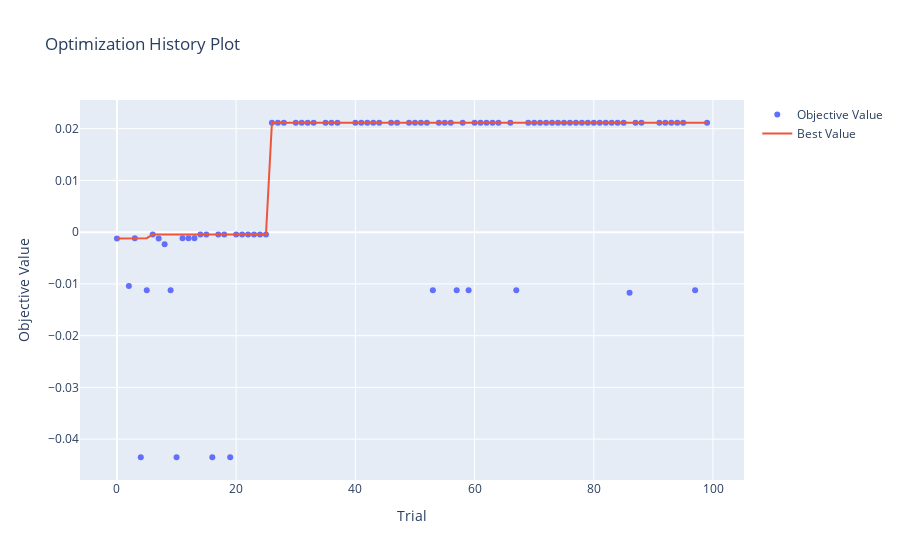
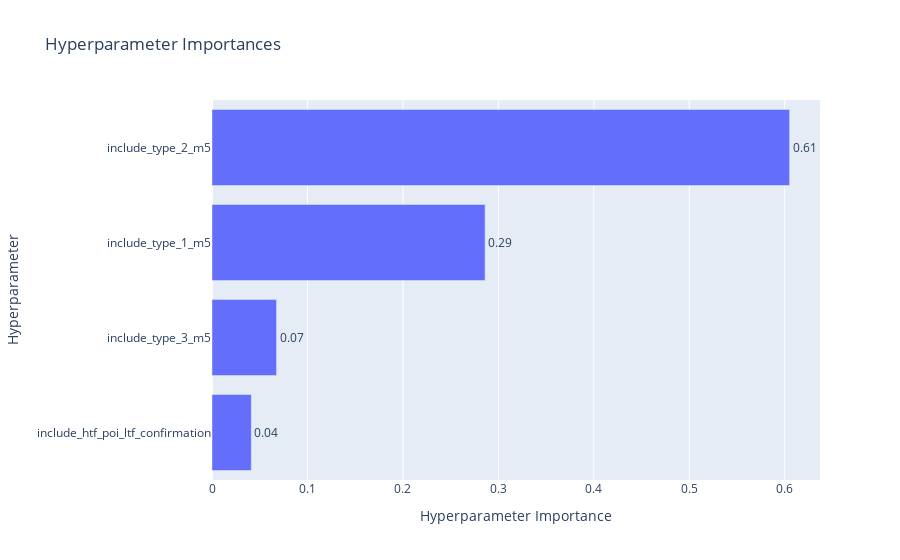
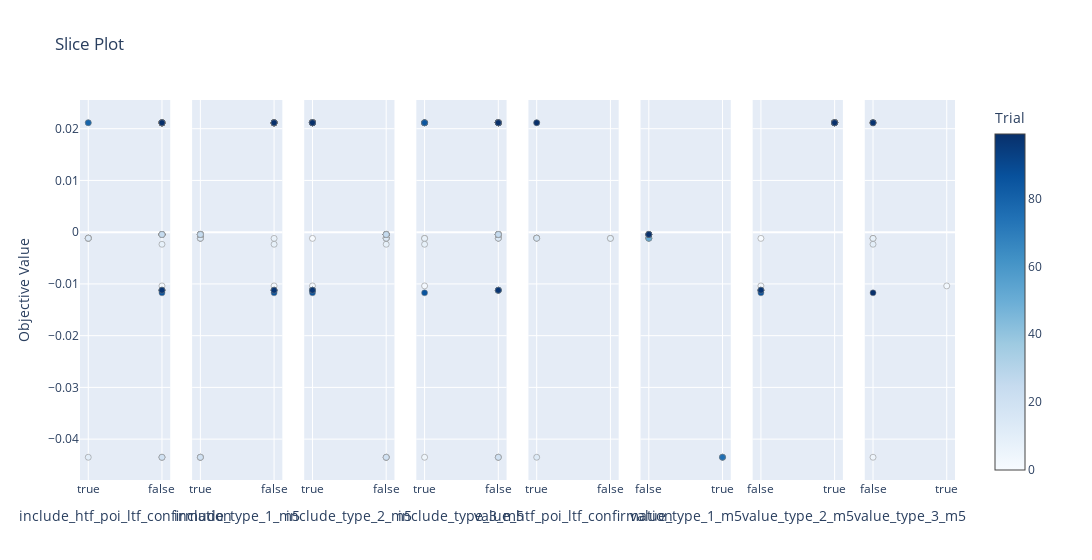

Here is the notebook cell these charts were saved with, in order:
### Code cell
# visualize stuff
import optuna
import plotly
from optuna.visualization import plot_optimization_history
from optuna.visualization import plot_slice
from optuna.visualization import plot_param_importances

# disable optuna warnings
optuna.logging.set_verbosity(optuna.logging.ERROR)

plot_optimization_history(study).show()
plot_param_importances(study).show()
plot_slice(study).show()

### Figure 1 — Plotly figure (JSON) as saved in the notebook; plotly's stock layout.template omitted (floating-point values rounded to 4 significant figures)
{"data": [{"mode": "markers", "name": "Objective Value", "type": "scatter", "x": [0, 1, 2, 3, 4, 5, 6, 7, 8, 9, 10, 11, 12, 13, 14, 15, 16, 17, 18, 19, 20, 21, 22, 23, 24, 25, 26, 27, 28, 29, 30, 31, 32, 33, 34, 35, 36, 37, 38, 39, 40, 41, 42, 43, 44, 45, 46, 47, 48, 49, 50, 51, 52, 53, 54, 55, 56, 57, 58, 59, 60, 61, 62, 63, 64, 65, 66, 67, 68, 69, 70, 71, 72, 73, 74, 75, 76, 77, 78, 79, 80, 81, 82, 83, 84, 85, 86, 87, 88, 89, 90, 91, 92, 93, 94, 95, 96, 97, 98, 99], "y": [-0.0012, null, -0.01038, -0.00115, -0.0435, -0.01123, -0.0004444, -0.0012, -0.002336, -0.01123, -0.0435, -0.00115, -0.00115, -0.00115, -0.0004444, -0.0004444, -0.0435, -0.0004444, -0.0004444, -0.0435, -0.0004444, -0.0004444, -0.0004444, -0.0004444, -0.0004444, -0.0004444, 0.02115, 0.02115, 0.02115, null, 0.02115, 0.02115, 0.02115, 0.02115, null, 0.02115, 0.02115, 0.02115, null, null, 0.02115, 0.02115, 0.02115, 0.02115, 0.02115, null, 0.02115, 0.02115, null, 0.02115, 0.02115, 0.02115, 0.02115, -0.01123, 0.02115, 0.02115, 0.02115, -0.01123, 0.02115, -0.01123, 0.02115, 0.02115, 0.02115, 0.02115, 0.02115, null, 0.02115, -0.01123, null, 0.02115, 0.02115, 0.02115, 0.02115, 0.02115, 0.02115, 0.02115, 0.02115, 0.02115, 0.02115, 0.02115, 0.02115, 0.02115, 0.02115, 0.02115, 0.02115, 0.02115, -0.01173, 0.02115, 0.02115, null, null, 0.02115, 0.02115, 0.02115, 0.02115, 0.02115, null, -0.01123, null, 0.02115]}, {"mode": "lines", "name": "Best Value", "type": "scatter", "x": [0, 1, 2, 3, 4, 5, 6, 7, 8, 9, 10, 11, 12, 13, 14, 15, 16, 17, 18, 19, 20, 21, 22, 23, 24, 25, 26, 27, 28, 29, 30, 31, 32, 33, 34, 35, 36, 37, 38, 39, 40, 41, 42, 43, 44, 45, 46, 47, 48, 49, 50, 51, 52, 53, 54, 55, 56, 57, 58, 59, 60, 61, 62, 63, 64, 65, 66, 67, 68, 69, 70, 71, 72, 73, 74, 75, 76, 77, 78, 79, 80, 81, 82, 83, 84, 85, 86, 87, 88, 89, 90, 91, 92, 93, 94, 95, 96, 97, 98, 99], "y": [-0.0012, -0.0012, -0.0012, -0.00115, -0.00115, -0.00115, -0.0004444, -0.0004444, -0.0004444, -0.0004444, -0.0004444, -0.0004444, -0.0004444, -0.0004444, -0.0004444, -0.0004444, -0.0004444, -0.0004444, -0.0004444, -0.0004444, -0.0004444, -0.0004444, -0.0004444, -0.0004444, -0.0004444, -0.0004444, 0.02115, 0.02115, 0.02115, 0.02115, 0.02115, 0.02115, 0.02115, 0.02115, 0.02115, 0.02115, 0.02115, 0.02115, 0.02115, 0.02115, 0.02115, 0.02115, 0.02115, 0.02115, 0.02115, 0.02115, 0.02115, 0.02115, 0.02115, 0.02115, 0.02115, 0.02115, 0.02115, 0.02115, 0.02115, 0.02115, 0.02115, 0.02115, 0.02115, 0.02115, 0.02115, 0.02115, 0.02115, 0.02115, 0.02115, 0.02115, 0.02115, 0.02115, 0.02115, 0.02115, 0.02115, 0.02115, 0.02115, 0.02115, 0.02115, 0.02115, 0.02115, 0.02115, 0.02115, 0.02115, 0.02115, 0.02115, 0.02115, 0.02115, 0.02115, 0.02115, 0.02115, 0.02115, 0.02115, 0.02115, 0.02115, 0.02115, 0.02115, 0.02115, 0.02115, 0.02115, 0.02115, 0.02115, 0.02115, 0.02115]}, {"marker": {"color": "#cccccc"}, "mode": "markers", "name": "Infeasible Trial", "showlegend": false, "type": "scatter", "x": [], "y": []}], "layout": {"title": {"text": "Optimization History Plot"}, "xaxis": {"title": {"text": "Trial"}}, "yaxis": {"title": {"text": "Objective Value"}}}}

### Figure 2 — Plotly figure (JSON) as saved in the notebook; plotly's stock layout.template omitted (floating-point values rounded to 4 significant figures)
{"data": [{"cliponaxis": false, "hovertemplate": ["include_htf_poi_ltf_confirmation (CategoricalDistribution): 0.041160764087399764<extra></extra>", "include_type_3_m5 (CategoricalDistribution): 0.06763450589563728<extra></extra>", "include_type_1_m5 (CategoricalDistribution): 0.2861001417479863<extra></extra>", "include_type_2_m5 (CategoricalDistribution): 0.6051045882689766<extra></extra>"], "name": "Objective Value", "orientation": "h", "text": ["0.04", "0.07", "0.29", "0.61"], "textposition": "outside", "type": "bar", "x": [0.04116, 0.06763, 0.2861, 0.6051], "y": ["include_htf_poi_ltf_confirmation", "include_type_3_m5", "include_type_1_m5", "include_type_2_m5"]}], "layout": {"title": {"text": "Hyperparameter Importances"}, "xaxis": {"title": {"text": "Hyperparameter Importance"}}, "yaxis": {"title": {"text": "Hyperparameter"}}}}

### Figure 3 — Plotly figure (JSON) as saved in the notebook; plotly's stock layout.template omitted (floating-point values rounded to 4 significant figures)
{"data": [{"marker": {"color": [0, 2, 3, 4, 5, 6, 7, 8, 9, 10, 11, 12, 13, 14, 15, 16, 17, 18, 19, 20, 21, 22, 23, 24, 25, 26, 27, 28, 30, 31, 32, 33, 35, 36, 37, 40, 41, 42, 43, 44, 46, 47, 49, 50, 51, 52, 53, 54, 55, 56, 57, 58, 59, 60, 61, 62, 63, 64, 66, 67, 69, 70, 71, 72, 73, 74, 75, 76, 77, 78, 79, 80, 81, 82, 83, 84, 85, 86, 87, 88, 91, 92, 93, 94, 95, 97, 99], "colorbar": {"title": {"text": "Trial"}, "x": 1, "xpad": 40}, "colorscale": [[0, "rgb(247,251,255)"], [0.125, "rgb(222,235,247)"], [0.25, "rgb(198,219,239)"], [0.375, "rgb(158,202,225)"], [0.5, "rgb(107,174,214)"], [0.625, "rgb(66,146,198)"], [0.75, "rgb(33,113,181)"], [0.875, "rgb(8,81,156)"], [1, "rgb(8,48,107)"]], "line": {"color": "Grey", "width": 0.5}, "showscale": true}, "mode": "markers", "name": "Feasible Trial", "showlegend": false, "type": "scatter", "x": [true, false, true, false, false, false, true, false, false, true, true, true, true, false, false, false, false, false, false, false, false, false, false, false, false, false, false, false, false, false, false, false, false, false, false, false, false, false, false, false, false, false, false, false, false, false, false, false, false, true, false, false, false, false, false, false, false, false, false, false, false, false, false, false, false, false, false, false, false, false, true, false, false, false, false, false, false, false, false, false, false, false, false, false, false, false, false], "xaxis": "x", "y": [-0.0012, -0.01038, -0.00115, -0.0435, -0.01123, -0.0004444, -0.0012, -0.002336, -0.01123, -0.0435, -0.00115, -0.00115, -0.00115, -0.0004444, -0.0004444, -0.0435, -0.0004444, -0.0004444, -0.0435, -0.0004444, -0.0004444, -0.0004444, -0.0004444, -0.0004444, -0.0004444, 0.02115, 0.02115, 0.02115, 0.02115, 0.02115, 0.02115, 0.02115, 0.02115, 0.02115, 0.02115, 0.02115, 0.02115, 0.02115, 0.02115, 0.02115, 0.02115, 0.02115, 0.02115, 0.02115, 0.02115, 0.02115, -0.01123, 0.02115, 0.02115, 0.02115, -0.01123, 0.02115, -0.01123, 0.02115, 0.02115, 0.02115, 0.02115, 0.02115, 0.02115, -0.01123, 0.02115, 0.02115, 0.02115, 0.02115, 0.02115, 0.02115, 0.02115, 0.02115, 0.02115, 0.02115, 0.02115, 0.02115, 0.02115, 0.02115, 0.02115, 0.02115, 0.02115, -0.01173, 0.02115, 0.02115, 0.02115, 0.02115, 0.02115, 0.02115, 0.02115, -0.01123, 0.02115], "yaxis": "y"}, {"marker": {"color": [0, 2, 3, 4, 5, 6, 7, 8, 9, 10, 11, 12, 13, 14, 15, 16, 17, 18, 19, 20, 21, 22, 23, 24, 25, 26, 27, 28, 30, 31, 32, 33, 35, 36, 37, 40, 41, 42, 43, 44, 46, 47, 49, 50, 51, 52, 53, 54, 55, 56, 57, 58, 59, 60, 61, 62, 63, 64, 66, 67, 69, 70, 71, 72, 73, 74, 75, 76, 77, 78, 79, 80, 81, 82, 83, 84, 85, 86, 87, 88, 91, 92, 93, 94, 95, 97, 99], "colorbar": {"title": {"text": "Trial"}, "x": 1, "xpad": 40}, "colorscale": [[0, "rgb(247,251,255)"], [0.125, "rgb(222,235,247)"], [0.25, "rgb(198,219,239)"], [0.375, "rgb(158,202,225)"], [0.5, "rgb(107,174,214)"], [0.625, "rgb(66,146,198)"], [0.75, "rgb(33,113,181)"], [0.875, "rgb(8,81,156)"], [1, "rgb(8,48,107)"]], "line": {"color": "Grey", "width": 0.5}, "showscale": false}, "mode": "markers", "name": "Feasible Trial", "showlegend": false, "type": "scatter", "x": [true, false, true, true, false, true, false, false, false, true, true, true, true, true, true, true, true, true, true, true, true, true, true, true, true, false, false, false, false, false, false, false, false, false, false, false, false, false, false, false, false, false, false, false, false, false, false, false, false, false, false, false, false, false, false, false, false, false, false, false, false, false, false, false, false, false, false, false, false, false, false, false, false, false, false, false, false, false, false, false, false, false, false, false, false, false, false], "xaxis": "x2", "y": [-0.0012, -0.01038, -0.00115, -0.0435, -0.01123, -0.0004444, -0.0012, -0.002336, -0.01123, -0.0435, -0.00115, -0.00115, -0.00115, -0.0004444, -0.0004444, -0.0435, -0.0004444, -0.0004444, -0.0435, -0.0004444, -0.0004444, -0.0004444, -0.0004444, -0.0004444, -0.0004444, 0.02115, 0.02115, 0.02115, 0.02115, 0.02115, 0.02115, 0.02115, 0.02115, 0.02115, 0.02115, 0.02115, 0.02115, 0.02115, 0.02115, 0.02115, 0.02115, 0.02115, 0.02115, 0.02115, 0.02115, 0.02115, -0.01123, 0.02115, 0.02115, 0.02115, -0.01123, 0.02115, -0.01123, 0.02115, 0.02115, 0.02115, 0.02115, 0.02115, 0.02115, -0.01123, 0.02115, 0.02115, 0.02115, 0.02115, 0.02115, 0.02115, 0.02115, 0.02115, 0.02115, 0.02115, 0.02115, 0.02115, 0.02115, 0.02115, 0.02115, 0.02115, 0.02115, -0.01173, 0.02115, 0.02115, 0.02115, 0.02115, 0.02115, 0.02115, 0.02115, -0.01123, 0.02115], "yaxis": "y2"}, {"marker": {"color": [0, 2, 3, 4, 5, 6, 7, 8, 9, 10, 11, 12, 13, 14, 15, 16, 17, 18, 19, 20, 21, 22, 23, 24, 25, 26, 27, 28, 30, 31, 32, 33, 35, 36, 37, 40, 41, 42, 43, 44, 46, 47, 49, 50, 51, 52, 53, 54, 55, 56, 57, 58, 59, 60, 61, 62, 63, 64, 66, 67, 69, 70, 71, 72, 73, 74, 75, 76, 77, 78, 79, 80, 81, 82, 83, 84, 85, 86, 87, 88, 91, 92, 93, 94, 95, 97, 99], "colorbar": {"title": {"text": "Trial"}, "x": 1, "xpad": 40}, "colorscale": [[0, "rgb(247,251,255)"], [0.125, "rgb(222,235,247)"], [0.25, "rgb(198,219,239)"], [0.375, "rgb(158,202,225)"], [0.5, "rgb(107,174,214)"], [0.625, "rgb(66,146,198)"], [0.75, "rgb(33,113,181)"], [0.875, "rgb(8,81,156)"], [1, "rgb(8,48,107)"]], "line": {"color": "Grey", "width": 0.5}, "showscale": false}, "mode": "markers", "name": "Feasible Trial", "showlegend": false, "type": "scatter", "x": [true, true, false, false, true, false, false, false, true, false, false, false, false, false, false, false, false, false, false, false, false, false, false, false, false, true, true, true, true, true, true, true, true, true, true, true, true, true, true, true, true, true, true, true, true, true, true, true, true, true, true, true, true, true, true, true, true, true, true, true, true, true, true, true, true, true, true, true, true, true, true, true, true, true, true, true, true, true, true, true, true, true, true, true, true, true, true], "xaxis": "x3", "y": [-0.0012, -0.01038, -0.00115, -0.0435, -0.01123, -0.0004444, -0.0012, -0.002336, -0.01123, -0.0435, -0.00115, -0.00115, -0.00115, -0.0004444, -0.0004444, -0.0435, -0.0004444, -0.0004444, -0.0435, -0.0004444, -0.0004444, -0.0004444, -0.0004444, -0.0004444, -0.0004444, 0.02115, 0.02115, 0.02115, 0.02115, 0.02115, 0.02115, 0.02115, 0.02115, 0.02115, 0.02115, 0.02115, 0.02115, 0.02115, 0.02115, 0.02115, 0.02115, 0.02115, 0.02115, 0.02115, 0.02115, 0.02115, -0.01123, 0.02115, 0.02115, 0.02115, -0.01123, 0.02115, -0.01123, 0.02115, 0.02115, 0.02115, 0.02115, 0.02115, 0.02115, -0.01123, 0.02115, 0.02115, 0.02115, 0.02115, 0.02115, 0.02115, 0.02115, 0.02115, 0.02115, 0.02115, 0.02115, 0.02115, 0.02115, 0.02115, 0.02115, 0.02115, 0.02115, -0.01173, 0.02115, 0.02115, 0.02115, 0.02115, 0.02115, 0.02115, 0.02115, -0.01123, 0.02115], "yaxis": "y3"}, {"marker": {"color": [0, 2, 3, 4, 5, 6, 7, 8, 9, 10, 11, 12, 13, 14, 15, 16, 17, 18, 19, 20, 21, 22, 23, 24, 25, 26, 27, 28, 30, 31, 32, 33, 35, 36, 37, 40, 41, 42, 43, 44, 46, 47, 49, 50, 51, 52, 53, 54, 55, 56, 57, 58, 59, 60, 61, 62, 63, 64, 66, 67, 69, 70, 71, 72, 73, 74, 75, 76, 77, 78, 79, 80, 81, 82, 83, 84, 85, 86, 87, 88, 91, 92, 93, 94, 95, 97, 99], "colorbar": {"title": {"text": "Trial"}, "x": 1, "xpad": 40}, "colorscale": [[0, "rgb(247,251,255)"], [0.125, "rgb(222,235,247)"], [0.25, "rgb(198,219,239)"], [0.375, "rgb(158,202,225)"], [0.5, "rgb(107,174,214)"], [0.625, "rgb(66,146,198)"], [0.75, "rgb(33,113,181)"], [0.875, "rgb(8,81,156)"], [1, "rgb(8,48,107)"]], "line": {"color": "Grey", "width": 0.5}, "showscale": false}, "mode": "markers", "name": "Feasible Trial", "showlegend": false, "type": "scatter", "x": [true, true, false, true, false, false, true, true, false, false, false, false, false, false, false, false, false, false, false, false, false, false, false, false, false, false, false, false, false, false, false, false, false, true, false, false, false, false, false, false, false, true, false, false, false, false, false, false, false, false, false, false, false, false, false, false, false, false, false, false, false, true, false, false, false, false, false, false, false, false, false, false, true, true, true, true, true, true, false, false, false, false, false, false, false, false, false], "xaxis": "x4", "y": [-0.0012, -0.01038, -0.00115, -0.0435, -0.01123, -0.0004444, -0.0012, -0.002336, -0.01123, -0.0435, -0.00115, -0.00115, -0.00115, -0.0004444, -0.0004444, -0.0435, -0.0004444, -0.0004444, -0.0435, -0.0004444, -0.0004444, -0.0004444, -0.0004444, -0.0004444, -0.0004444, 0.02115, 0.02115, 0.02115, 0.02115, 0.02115, 0.02115, 0.02115, 0.02115, 0.02115, 0.02115, 0.02115, 0.02115, 0.02115, 0.02115, 0.02115, 0.02115, 0.02115, 0.02115, 0.02115, 0.02115, 0.02115, -0.01123, 0.02115, 0.02115, 0.02115, -0.01123, 0.02115, -0.01123, 0.02115, 0.02115, 0.02115, 0.02115, 0.02115, 0.02115, -0.01123, 0.02115, 0.02115, 0.02115, 0.02115, 0.02115, 0.02115, 0.02115, 0.02115, 0.02115, 0.02115, 0.02115, 0.02115, 0.02115, 0.02115, 0.02115, 0.02115, 0.02115, -0.01173, 0.02115, 0.02115, 0.02115, 0.02115, 0.02115, 0.02115, 0.02115, -0.01123, 0.02115], "yaxis": "y4"}, {"marker": {"color": [0, 3, 7, 10, 11, 12, 13, 56, 79], "colorbar": {"title": {"text": "Trial"}, "x": 1, "xpad": 40}, "colorscale": [[0, "rgb(247,251,255)"], [0.125, "rgb(222,235,247)"], [0.25, "rgb(198,219,239)"], [0.375, "rgb(158,202,225)"], [0.5, "rgb(107,174,214)"], [0.625, "rgb(66,146,198)"], [0.75, "rgb(33,113,181)"], [0.875, "rgb(8,81,156)"], [1, "rgb(8,48,107)"]], "line": {"color": "Grey", "width": 0.5}, "showscale": false}, "mode": "markers", "name": "Feasible Trial", "showlegend": false, "type": "scatter", "x": [false, true, false, true, true, true, true, true, true], "xaxis": "x5", "y": [-0.0012, -0.00115, -0.0012, -0.0435, -0.00115, -0.00115, -0.00115, 0.02115, 0.02115], "yaxis": "y5"}, {"marker": {"color": [0, 3, 4, 6, 10, 11, 12, 13, 14, 15, 16, 17, 18, 19, 20, 21, 22, 23, 24, 25], "colorbar": {"title": {"text": "Trial"}, "x": 1, "xpad": 40}, "colorscale": [[0, "rgb(247,251,255)"], [0.125, "rgb(222,235,247)"], [0.25, "rgb(198,219,239)"], [0.375, "rgb(158,202,225)"], [0.5, "rgb(107,174,214)"], [0.625, "rgb(66,146,198)"], [0.75, "rgb(33,113,181)"], [0.875, "rgb(8,81,156)"], [1, "rgb(8,48,107)"]], "line": {"color": "Grey", "width": 0.5}, "showscale": false}, "mode": "markers", "name": "Feasible Trial", "showlegend": false, "type": "scatter", "x": [false, false, true, false, true, false, false, false, false, false, true, false, false, true, false, false, false, false, false, false], "xaxis": "x6", "y": [-0.0012, -0.00115, -0.0435, -0.0004444, -0.0435, -0.00115, -0.00115, -0.00115, -0.0004444, -0.0004444, -0.0435, -0.0004444, -0.0004444, -0.0435, -0.0004444, -0.0004444, -0.0004444, -0.0004444, -0.0004444, -0.0004444], "yaxis": "y6"}, {"marker": {"color": [0, 2, 5, 9, 26, 27, 28, 30, 31, 32, 33, 35, 36, 37, 40, 41, 42, 43, 44, 46, 47, 49, 50, 51, 52, 53, 54, 55, 56, 57, 58, 59, 60, 61, 62, 63, 64, 66, 67, 69, 70, 71, 72, 73, 74, 75, 76, 77, 78, 79, 80, 81, 82, 83, 84, 85, 86, 87, 88, 91, 92, 93, 94, 95, 97, 99], "colorbar": {"title": {"text": "Trial"}, "x": 1, "xpad": 40}, "colorscale": [[0, "rgb(247,251,255)"], [0.125, "rgb(222,235,247)"], [0.25, "rgb(198,219,239)"], [0.375, "rgb(158,202,225)"], [0.5, "rgb(107,174,214)"], [0.625, "rgb(66,146,198)"], [0.75, "rgb(33,113,181)"], [0.875, "rgb(8,81,156)"], [1, "rgb(8,48,107)"]], "line": {"color": "Grey", "width": 0.5}, "showscale": false}, "mode": "markers", "name": "Feasible Trial", "showlegend": false, "type": "scatter", "x": [false, false, false, false, true, true, true, true, true, true, true, true, true, true, true, true, true, true, true, true, true, true, true, true, true, false, true, true, true, false, true, false, true, true, true, true, true, true, false, true, true, true, true, true, true, true, true, true, true, true, true, true, true, true, true, true, false, true, true, true, true, true, true, true, false, true], "xaxis": "x7", "y": [-0.0012, -0.01038, -0.01123, -0.01123, 0.02115, 0.02115, 0.02115, 0.02115, 0.02115, 0.02115, 0.02115, 0.02115, 0.02115, 0.02115, 0.02115, 0.02115, 0.02115, 0.02115, 0.02115, 0.02115, 0.02115, 0.02115, 0.02115, 0.02115, 0.02115, -0.01123, 0.02115, 0.02115, 0.02115, -0.01123, 0.02115, -0.01123, 0.02115, 0.02115, 0.02115, 0.02115, 0.02115, 0.02115, -0.01123, 0.02115, 0.02115, 0.02115, 0.02115, 0.02115, 0.02115, 0.02115, 0.02115, 0.02115, 0.02115, 0.02115, 0.02115, 0.02115, 0.02115, 0.02115, 0.02115, 0.02115, -0.01173, 0.02115, 0.02115, 0.02115, 0.02115, 0.02115, 0.02115, 0.02115, -0.01123, 0.02115], "yaxis": "y7"}, {"marker": {"color": [0, 2, 4, 7, 8, 36, 47, 70, 81, 82, 83, 84, 85, 86], "colorbar": {"title": {"text": "Trial"}, "x": 1, "xpad": 40}, "colorscale": [[0, "rgb(247,251,255)"], [0.125, "rgb(222,235,247)"], [0.25, "rgb(198,219,239)"], [0.375, "rgb(158,202,225)"], [0.5, "rgb(107,174,214)"], [0.625, "rgb(66,146,198)"], [0.75, "rgb(33,113,181)"], [0.875, "rgb(8,81,156)"], [1, "rgb(8,48,107)"]], "line": {"color": "Grey", "width": 0.5}, "showscale": false}, "mode": "markers", "name": "Feasible Trial", "showlegend": false, "type": "scatter", "x": [false, true, false, false, false, false, false, false, false, false, false, false, false, false], "xaxis": "x8", "y": [-0.0012, -0.01038, -0.0435, -0.0012, -0.002336, 0.02115, 0.02115, 0.02115, 0.02115, 0.02115, 0.02115, 0.02115, 0.02115, -0.01173], "yaxis": "y8"}], "layout": {"title": {"text": "Slice Plot"}, "width": 2400, "xaxis": {"anchor": "y", "categoryarray": [true, false], "categoryorder": "array", "domain": [0, 0.1031], "title": {"text": "include_htf_poi_ltf_confirmation"}, "type": "category"}, "xaxis2": {"anchor": "y2", "categoryarray": [true, false], "categoryorder": "array", "domain": [0.1281, 0.2312], "title": {"text": "include_type_1_m5"}, "type": "category"}, "xaxis3": {"anchor": "y3", "categoryarray": [true, false], "categoryorder": "array", "domain": [0.2562, 0.3594], "title": {"text": "include_type_2_m5"}, "type": "category"}, "xaxis4": {"anchor": "y4", "categoryarray": [true, false], "categoryorder": "array", "domain": [0.3844, 0.4875], "title": {"text": "include_type_3_m5"}, "type": "category"}, "xaxis5": {"anchor": "y5", "categoryarray": [true, false], "categoryorder": "array", "domain": [0.5125, 0.6156], "title": {"text": "value_htf_poi_ltf_confirmation"}, "type": "category"}, "xaxis6": {"anchor": "y6", "categoryarray": [false, true], "categoryorder": "array", "domain": [0.6406, 0.7438], "title": {"text": "value_type_1_m5"}, "type": "category"}, "xaxis7": {"anchor": "y7", "categoryarray": [false, true], "categoryorder": "array", "domain": [0.7687, 0.8719], "title": {"text": "value_type_2_m5"}, "type": "category"}, "xaxis8": {"anchor": "y8", "categoryarray": [false, true], "categoryorder": "array", "domain": [0.8969, 1], "title": {"text": "value_type_3_m5"}, "type": "category"}, "yaxis": {"anchor": "x", "domain": [0, 1], "title": {"text": "Objective Value"}}, "yaxis2": {"anchor": "x2", "domain": [0, 1], "matches": "y", "showticklabels": false}, "yaxis3": {"anchor": "x3", "domain": [0, 1], "matches": "y", "showticklabels": false}, "yaxis4": {"anchor": "x4", "domain": [0, 1], "matches": "y", "showticklabels": false}, "yaxis5": {"anchor": "x5", "domain": [0, 1], "matches": "y", "showticklabels": false}, "yaxis6": {"anchor": "x6", "domain": [0, 1], "matches": "y", "showticklabels": false}, "yaxis7": {"anchor": "x7", "domain": [0, 1], "matches": "y", "showticklabels": false}, "yaxis8": {"anchor": "x8", "domain": [0, 1], "matches": "y", "showticklabels": false}}}
